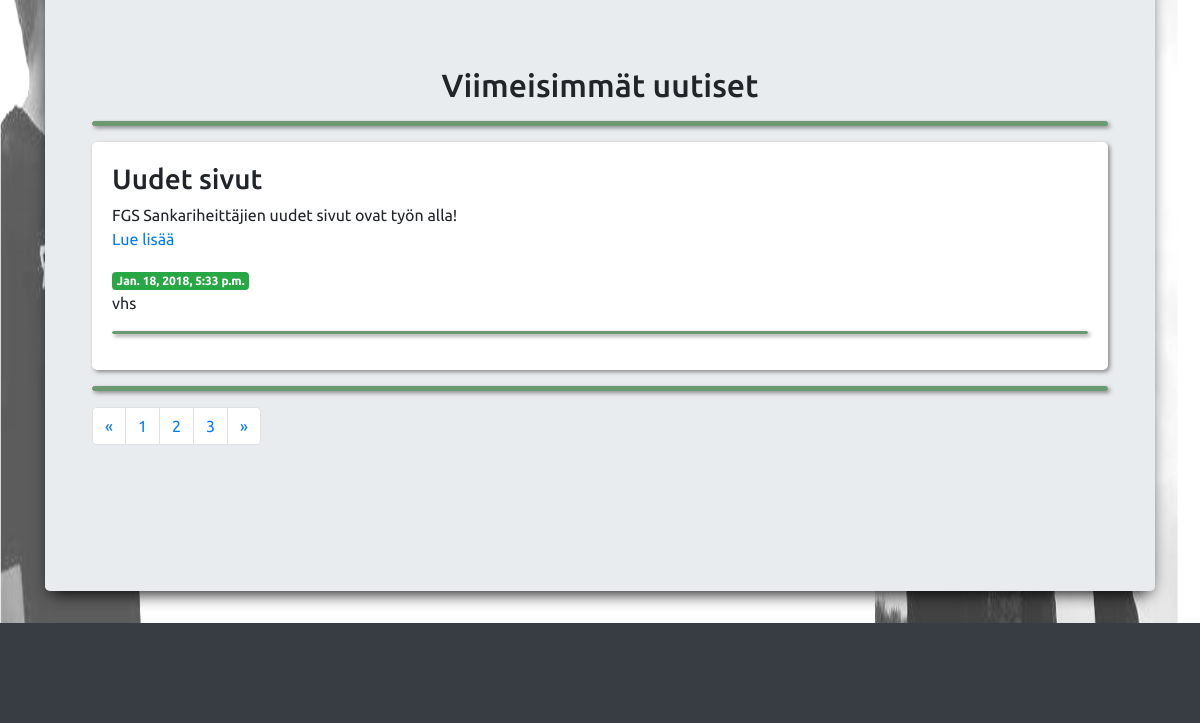
Before: / (lower part) with the older database file.
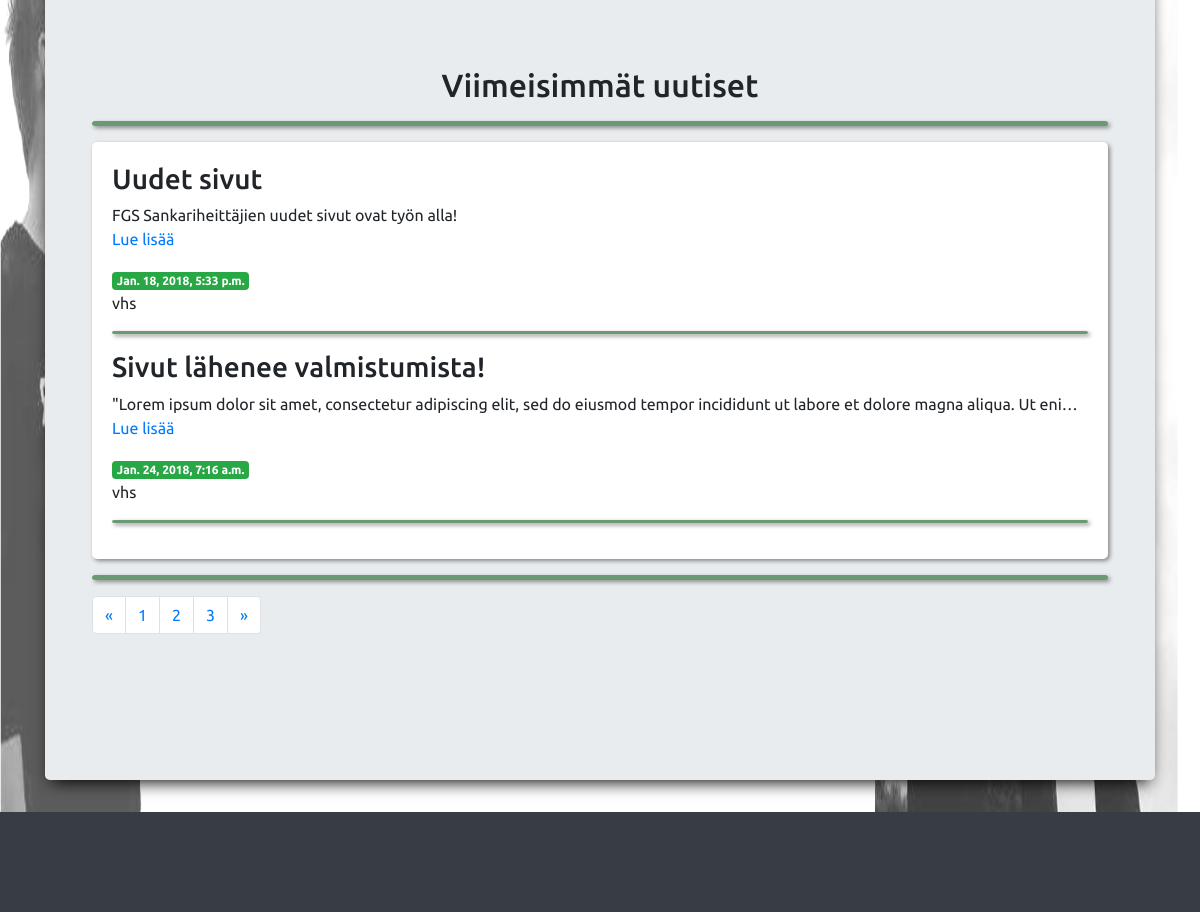
After: the same page with the newer database file.
### mainsite/models.py (models this page shows, shortened)
class uutiset(models.Model):
    aihe = models.CharField(max_length=255);
    uutinen = models.TextField();
    kirjoittaja = models.CharField(max_length=255);
    aika = models.DateTimeField(timezone.now());
    class Meta:
        ordering = ['aika']

### mainsite/views.py (the view)
# urls.py: path('', views.index),
def index(request):
    uutinen = uutiset.objects.all()
    return render(request, 'index.html', context = {'uutiset': uutinen})

### templates/index.html (shortened to what this page needs)
{% extends 'base.html' %}
{% block content %}
{% load static %}
{% endblock %}

### templates/base.html (shortened to what this page needs)
<!doctype html>
<html lang="en">
  <head>
    {% load static %}
    <link rel="stylesheet" href="https://maxcdn.bootstrapcdn.com/bootstrap/4.0.0/css/bootstrap.min.css">
    <link rel="stylesheet" href="{% static "css/style.css" %}">
  </head>
  <body>
<div class = "container">
  <div class = "jumbotron">
    <div class="row">
    <div class = "uutiset ">
      <h2 class = "text-center">Viimeisimmät uutiset</h2>
<hr>
      <div class = "uutinen">
        {% if uutiset %}
        {% for uutiset in uutiset %}
              <h3>{{ uutiset.aihe }}</h3>
              <p class = "text-truncate">{{ uutiset.uutinen }} <br /></be><a href="#">Lue lisää</a></p>
              <div>
                  <span class="badge badge-success">{{ uutiset.aika }}</span><div class="pull-right"><span class="label">{{ uutiset.kirjoittaja }}</span></div>
              </div>
              <hr />
          {% endfor %}
        {% else %}
          <p>Ei uutisia.</p>
        {% endif %}
          </div>
          <hr />
          <nav aria-label="Page navigation example">
    <ul class="pagination">
      <li class="page-item">
        <a class="page-link" href="#" aria-label="Previous">
          <span aria-hidden="true">&laquo;</span>
        </a>
      </li>
      <li class="page-item"><a class="page-link" href="#">1</a></li>
      <li class="page-item"><a class="page-link" href="#">2</a></li>
      <li class="page-item"><a class="page-link" href="#">3</a></li>
      <li class="page-item">
        <a class="page-link" href="#" aria-label="Next">
          <span aria-hidden="true">&raquo;</span>
        </a>
      </li>
    </ul>
  </nav>
        </div>
    </div>
  </div>
</div>
<div class="footer">&nbsp
</div>
  </body>
</html>

Changed rows visible on the page:
added uutiset: aihe "Sivut lähenee valmistumista!", uutinen "\"Lorem ipsum dolor sit amet, consectetur adipiscing elit, sed do eiusmod tempor incididunt ut labore et dolore magna aliqua. Ut eni…", aika "Jan. 24, 2018, 7:16 a.m.", kirjoittaja "vhs"
